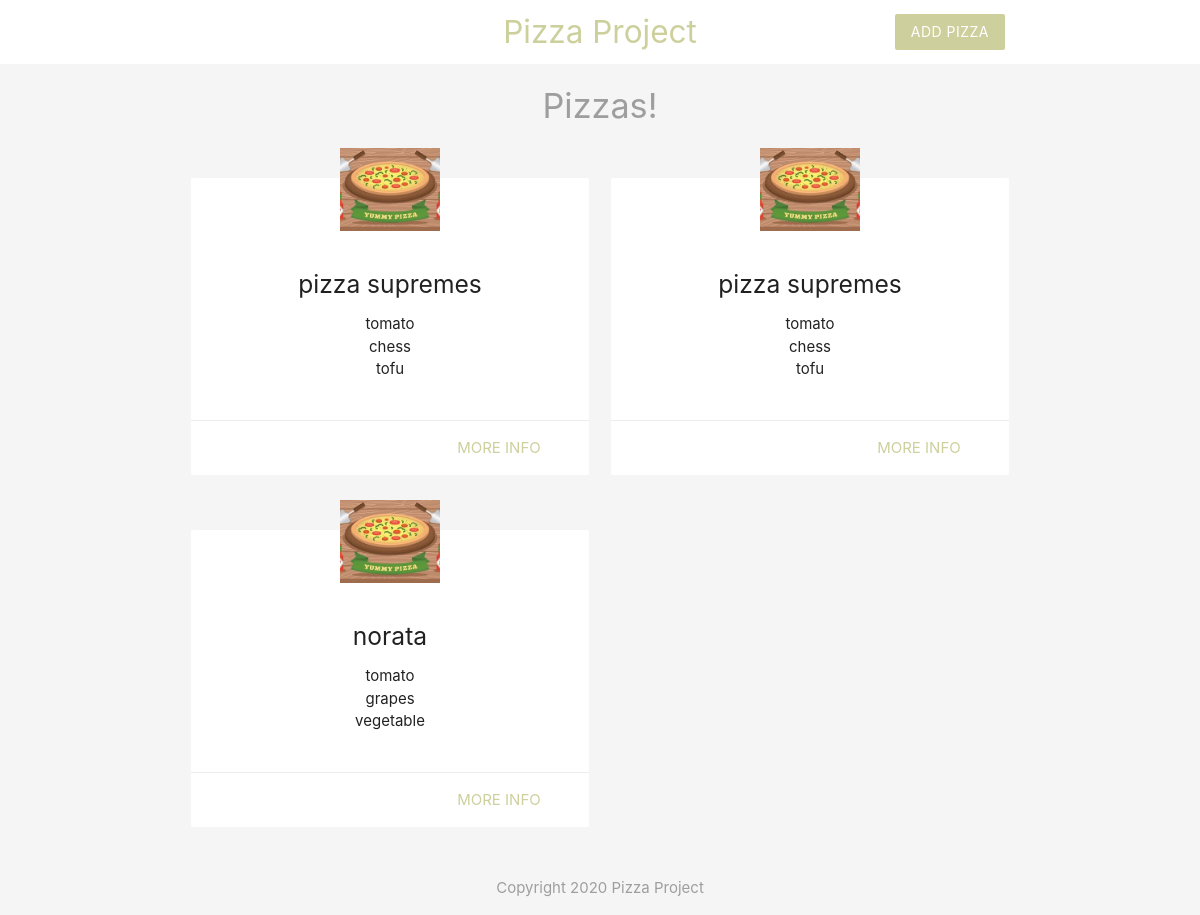
The page / on the database its author committed.
### tables this page shows
CREATE TABLE `pizzas` (
  `id` int(11) NOT NULL,
  `title` varchar(255) NOT NULL,
  `ingredients` varchar(255) NOT NULL,
  `email` varchar(255) NOT NULL,
  `created_at` timestamp NOT NULL DEFAULT current_timestamp()
);

### index.php (the view, shortened to what this page needs)
<?php
    include('templates/config/db_connect.php');
    $sql = 'SELECT title, ingredients, id FROM pizzas ORDER BY created_at';
    $result = mysqli_query($conn,$sql);
    $pizzas = mysqli_fetch_all($result, MYSQLI_ASSOC);
?>
<!DOCTYPE html>
<html lang="en">
    <?php include('templates/header.php'); ?>
    <h4 class="center grey-text">Pizzas!</h4>
    <div class="container">
        <div class="row">
            <?php foreach($pizzas as $pizza):?>
                <div class="col s6 md3">
                    <div class="card z-depth-0">
                        <img src="img/images.jpg" class="pizza" alt="pizza image">
                        <div class="card-content center">
                            <h5><?php echo htmlspecialchars($pizza['title']);?></h5>
                            <ul>
                                <?php foreach(explode(',', $pizza['ingredients']) as $ing): ?>
                                    <li><?php echo htmlspecialchars($ing); ?></li>
                                <?php endforeach; ?>
                            </ul>
                        </div>
                        <div class="card-action right-align">
                            <a href="details.php?id=<?php echo $pizza['id']; ?>" class="brand-text">More info</a>
                        </div>
                    </div>
                </div>
            <?php endforeach; ?>
        </div>
    </div>
    <?php include('templates/footer.php'); ?>
</html>

### templates/header.php (shortened to what this page needs)
<head>
    <link rel="stylesheet" href="https://cdnjs.cloudflare.com/ajax/libs/materialize/1.0.0/css/materialize.min.css">
</head>
<body class="grey lighten-4">
    <nav class="white z-depth-0">
        <div class="container">
            <a href="index.php" class="brand-logo center brand-text">Pizza Project</a>
            <ul id="nav-mobile" class="right hide-on-small-and-down">
                <li><a href="add.php" class="btn brand z-depth-0">Add Pizza</a></li>
            </ul>
        </div>
    </nav>

### templates/footer.php
    <footer class="section">
        <div class="center grey-text">Copyright 2020 Pizza Project</div>
    </footer>
</body>

### templates/header.php (style rules this page uses)
.brand { background: #cdd09c !important; }
.brand-text { color: #cdd09c !important; }
.pizza { width: 100px; margin: 40px auto -30px; display:block; position:relative; top: -30px; }

### rows shown on the page
pizzas: title "pizza supremes", ingredients "tomato", ingredients "chess", ingredients "tofu"
pizzas: title "pizza supremes", ingredients "tomato", ingredients "chess", ingredients "tofu"
pizzas: title "norata", ingredients "tomato", ingredients "grapes", ingredients "vegetable"
